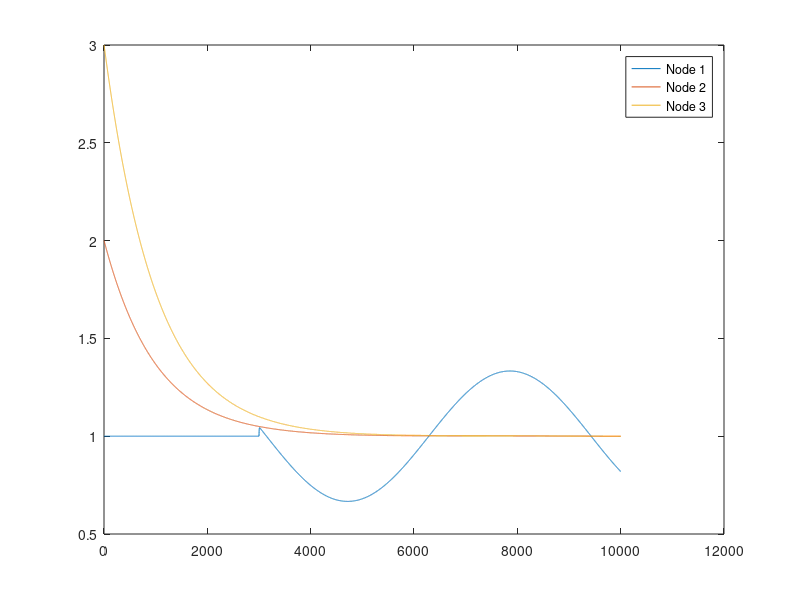
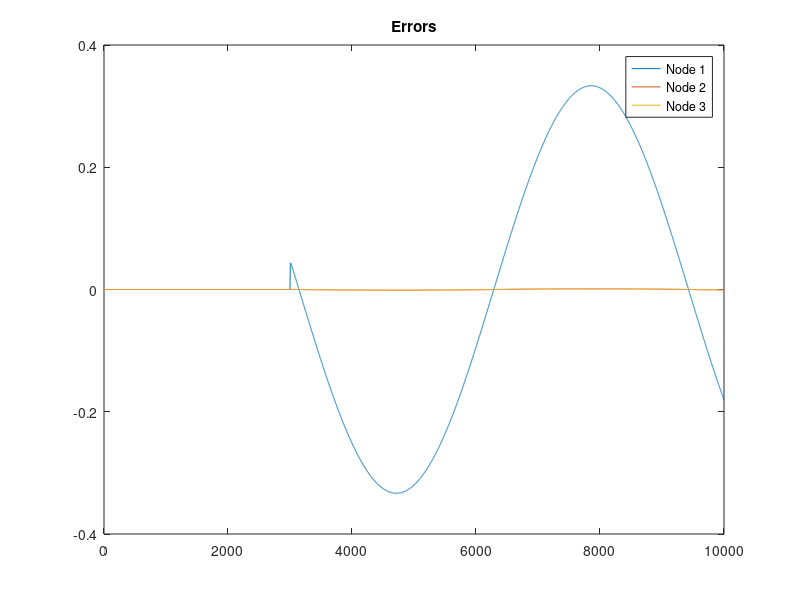

The MATLAB source for these figures, in order:
clc,clear all;close all;

N=10000; %Total number of Iterations
dt=0.001;%Step Length

a=100;  %Amplitude of attack signal
s=1;
k=300;

x1(1)=1;
x2(1)=2;
x3(1)=3;

x_act=0;

w1(1)=1;
w2(1)=2;
w3(1)=3;

for i=1:N
    
%     if i>=6000 
%         x_act=a*exp(i*dt);
%     else
%         x_act=0;
%     end

    if i>=3000 
        x_act=a*sin(i*dt);
    else
        x_act=0;
    end

%     if i==3000 
%         x_act=a;
%     else
%         x_act=0;
%     end

%     if i>=3000
%         x_act=a;
%     else
%         x_act=0;
%     end
%     if i>=3000 
%         x1(i)=x1(i)+a*sin(i*dt);
%     end

%     if i==1000 
%         x1(i)=x1(i)+a*exp(i*dt);
%     end
    
    
    x1(i+1)=x1(i)+dt*(-k*(x1(i)-w1(i))+x_act);
    x2(i+1)=x2(i)+dt*((-1)*(x2(i)-x1(i))-k*(x2(i)-w2(i)));
    x3(i+1)=x3(i)+dt*((-1)*(x3(i)-x1(i))-k*(x3(i)-w3(i)));
    
    
    w1(i+1)=w1(i);
    w2(i+1)=w2(i)+dt*((-1)*(w2(i)-w1(i)));
    w3(i+1)=w3(i)+dt*((-1)*(w3(i)-w1(i)));
    
    e1(i)=x1(i)-w1(i);
    e2(i)=x2(i)-w2(i);
    e3(i)=x3(i)-w3(i);
    
  

end

plot(x1);hold on;plot(x2);plot(x3)
legend('Node 1','Node 2','Node 3')

figure()
plot(e1);hold on;plot(e2);plot(e3)
legend('Node 1','Node 2','Node 3')
title('Errors')

fprintf("x1=%d,x2=%d,x3=%d\n",x1(end),x2(end),x3(end))
fprintf("e1=%d,e2=%d,e3=%d",e1(end),e2(end),e3(end))
